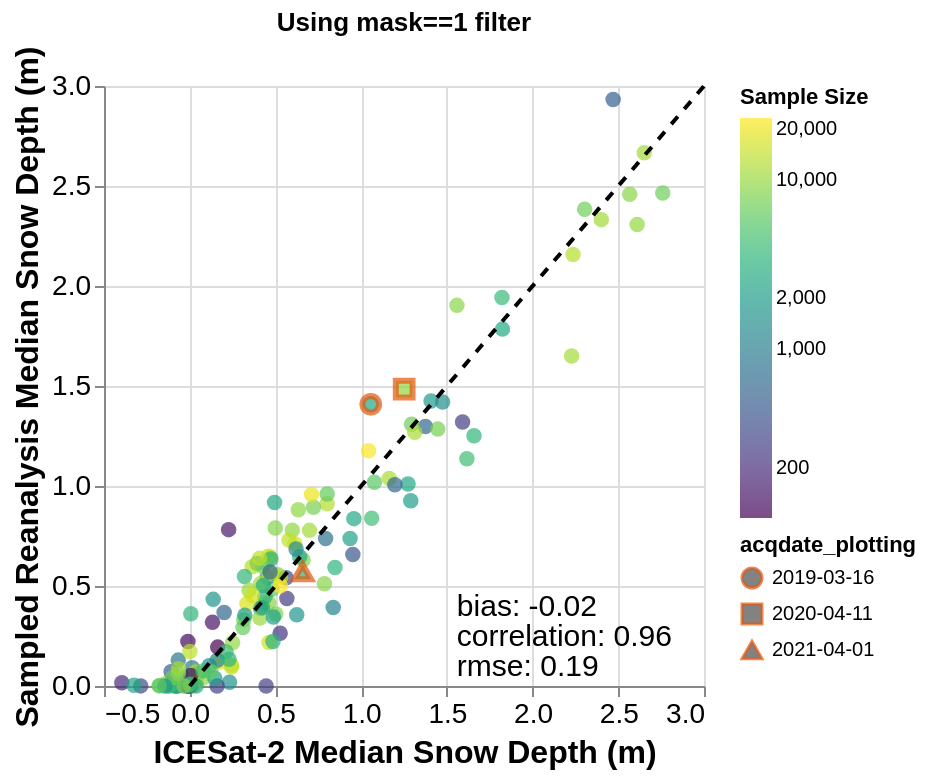

Here is the notebook cell this chart was saved with:
### Code cell
# Same plot but using mask==1 filter (with sample size coloring)
# Create new filtered dataset
atl06sr_gdf_mask = atl06sr_gdf[(atl06sr_gdf['mask'] == 1) & (atl06sr_gdf['slope'] < 20)]
atl06sr_gdf_mask['n'] = atl06sr_gdf_mask.groupby('acqdate')['acqdate'].transform('count')

# Calculate medians per date and also get sample size per date
medians_mask = atl06sr_gdf_mask.loc[(atl06sr_gdf_mask['n'] > 100), 
                                   ['icesat2_3dep_dif', 'reanalysis_sd', 'acqdate']].dropna().groupby('acqdate').median()
# Get sample size per date
sample_counts_mask = atl06sr_gdf_mask.loc[(atl06sr_gdf_mask['n'] > 100), 
                                     ['icesat2_3dep_dif', 'reanalysis_sd', 'acqdate']].dropna().groupby('acqdate').size()
medians_mask['sample_size'] = sample_counts_mask
medians_mask['acqdate_dt'] = pd.to_datetime(medians_mask.index)
medians_mask['acqdate_plotting'] = medians_mask['acqdate_dt'].astype('str')

# Compute snow_presence based on dates where median SD != 0
import datetime
snow_on_dates = median_sd.time.where(median_sd.SD_Post != 0).dropna('time')
medians_mask['snow_presence'] = 0
for day in snow_on_dates.values:
    py_datetime = day.astype('M8[ms]').astype(datetime.datetime)
    py_date = py_datetime.date()
    if py_date in medians_mask.index:
        medians_mask.loc[py_date, 'snow_presence'] = 1

# Calculate metrics for mask-filtered data (only snow_presence==1)
bias_mask = np.mean(medians_mask.loc[medians_mask['snow_presence']==1, 'icesat2_3dep_dif'] - 
                    medians_mask.loc[medians_mask['snow_presence']==1, 'reanalysis_sd'])
correlation_mask = np.corrcoef(medians_mask.loc[medians_mask['snow_presence']==1, 'icesat2_3dep_dif'].dropna(),
                              medians_mask.loc[medians_mask['snow_presence']==1, 'reanalysis_sd'].dropna())[0,1]
rmse_mask = np.sqrt(np.nanmean((medians_mask.loc[medians_mask['snow_presence']==1, 'icesat2_3dep_dif'] - 
                                medians_mask.loc[medians_mask['snow_presence']==1, 'reanalysis_sd'])**2))

n_dates_mask = (medians_mask['snow_presence']==1).sum()
print(f"Metrics using mask==1 filter:")
print(f"  Bias: {bias_mask:.2f}")
print(f"  Correlation: {correlation_mask:.2f}")
print(f"  RMSE: {rmse_mask:.2f}")
print(f"  Number of dates: {n_dates_mask}")

metrics_data_mask = pd.DataFrame({
    'metric': [bias_mask, correlation_mask, rmse_mask],
    'metric_label': ['bias', 'correlation', 'rmse'],
    'labels': ['is2_r'] * 3,
    'x_pos': [1.5, 1.5, 1.5],
    'y_pos': [0.4, 0.25, 0.1]
})
metrics_data_mask['metric_2f'] = metrics_data_mask['metric'].round(2)

# Create plot sources (only snow_presence==1)
source_nh_mask = medians_mask[(medians_mask['snow_presence']==1) & (~medians_mask['acqdate_dt'].isin(highlight_dates))]
source_h_mask = medians_mask[(medians_mask['snow_presence']==1) & (medians_mask['acqdate_dt'].isin(highlight_dates))]

# Create a small DataFrame for the 1:1 line
line_data = pd.DataFrame({
    'x': [0, 3],
    'y': [0, 3]
})

main_chart_mask = alt.layer(alt.Chart(source_nh_mask).mark_point(size=60, filled=True).encode(
    x=alt.X('icesat2_3dep_dif', axis=alt.Axis(title='ICESat-2 Median Snow Depth (m)', titleFontSize=16)),
    y=alt.Y('reanalysis_sd', axis=alt.Axis(title='Sampled Reanalysis Median Snow Depth (m)', titleFontSize=16)),
    color=alt.Color('sample_size:Q', scale=alt.Scale(scheme='viridis', type='log'), legend=alt.Legend(title='Sample Size'))
),
    alt.Chart(line_data).mark_line(color='black', strokeDash=[5, 5]).encode(
    x='x:Q',
    y='y:Q')
) + alt.Chart(metrics_data_mask).mark_text(
    align='left',
    baseline='middle',
    dx=5,
    fontSize=15
).transform_calculate(
    annotation_text = "datum.metric_label + ': ' + datum.metric_2f"
).encode(
    x=alt.X('x_pos:Q'),
    y=alt.Y('y_pos:Q'),
    text='annotation_text:N'
)

highlight_chart_mask = alt.Chart(source_h_mask).mark_point(size=70, filled=True, stroke=highlight_color, strokeWidth=3).encode(
    x=alt.X('icesat2_3dep_dif'),
    y=alt.Y('reanalysis_sd'),
    color=alt.Color('sample_size:Q', scale=alt.Scale(scheme='viridis', type='log'), legend=None),
    shape=alt.Shape('acqdate_plotting:N')
)

final_chart_mask = (main_chart_mask + highlight_chart_mask).properties(
    title='Using mask==1 filter'
)
final_chart_mask.configure_axis(
    labelFontSize=14,

    titleFontSize=16)

### Figure 1 — Vega-Lite specification as saved in the notebook (floating-point values rounded to 4 significant figures; data arrays with more than 128 entries replaced by an {"elided": "..."} marker saying what was removed)
{"config": {"view": {"continuousWidth": 300, "continuousHeight": 300}, "axis": {"labelFontSize": 14, "titleFontSize": 16}}, "layer": [{"data": {"name": "data-a1fd9a21f6b951ce4e2795e9a4547d05"}, "mark": {"type": "point", "filled": true, "size": 60}, "encoding": {"color": {"field": "sample_size", "legend": {"title": "Sample Size"}, "scale": {"scheme": "viridis", "type": "log"}, "type": "quantitative"}, "x": {"axis": {"title": "ICESat-2 Median Snow Depth (m)", "titleFontSize": 16}, "field": "icesat2_3dep_dif", "type": "quantitative"}, "y": {"axis": {"title": "Sampled Reanalysis Median Snow Depth (m)", "titleFontSize": 16}, "field": "reanalysis_sd", "type": "quantitative"}}}, {"data": {"name": "data-f6d2dfe0eccf9d704325a11da2fb5a38"}, "mark": {"type": "line", "color": "black", "strokeDash": [5, 5]}, "encoding": {"x": {"field": "x", "type": "quantitative"}, "y": {"field": "y", "type": "quantitative"}}}, {"data": {"name": "data-2013703e87bce4c3c02018ec045be2f3"}, "mark": {"type": "text", "align": "left", "baseline": "middle", "dx": 5, "fontSize": 15}, "encoding": {"text": {"field": "annotation_text", "type": "nominal"}, "x": {"field": "x_pos", "type": "quantitative"}, "y": {"field": "y_pos", "type": "quantitative"}}, "transform": [{"calculate": "datum.metric_label + ': ' + datum.metric_2f", "as": "annotation_text"}]}, {"data": {"name": "data-152a2708b857ae241baf9d64a3e3d004"}, "mark": {"type": "point", "filled": true, "size": 70, "stroke": "#E6550D", "strokeWidth": 3}, "encoding": {"color": {"field": "sample_size", "legend": null, "scale": {"scheme": "viridis", "type": "log"}, "type": "quantitative"}, "shape": {"field": "acqdate_plotting", "type": "nominal"}, "x": {"field": "icesat2_3dep_dif", "type": "quantitative"}, "y": {"field": "reanalysis_sd", "type": "quantitative"}}}], "title": "Using mask==1 filter", "$schema": "https://vega.github.io/schema/vega-lite/v5.20.1.json", "datasets": {"data-a1fd9a21f6b951ce4e2795e9a4547d05": {"elided": "146 records"}, "data-f6d2dfe0eccf9d704325a11da2fb5a38": [{"x": 0, "y": 0}, {"x": 3, "y": 3}], "data-2013703e87bce4c3c02018ec045be2f3": [{"metric": -0.01742, "metric_label": "bias", "labels": "is2_r", "x_pos": 1.5, "y_pos": 0.4, "metric_2f": -0.02}, {"metric": 0.9607, "metric_label": "correlation", "labels": "is2_r", "x_pos": 1.5, "y_pos": 0.25, "metric_2f": 0.96}, {"metric": 0.1895, "metric_label": "rmse", "labels": "is2_r", "x_pos": 1.5, "y_pos": 0.1, "metric_2f": 0.19}], "data-152a2708b857ae241baf9d64a3e3d004": [{"icesat2_3dep_dif": 1.056, "reanalysis_sd": 1.408, "sample_size": 2554, "acqdate_dt": "2019-03-16T00:00:00", "acqdate_plotting": "2019-03-16", "snow_presence": 1}, {"icesat2_3dep_dif": 1.251, "reanalysis_sd": 1.484, "sample_size": 9450, "acqdate_dt": "2020-04-11T00:00:00", "acqdate_plotting": "2020-04-11", "snow_presence": 1}, {"icesat2_3dep_dif": 0.6589, "reanalysis_sd": 0.5696, "sample_size": 3026, "acqdate_dt": "2021-04-01T00:00:00", "acqdate_plotting": "2021-04-01", "snow_presence": 1}]}}
